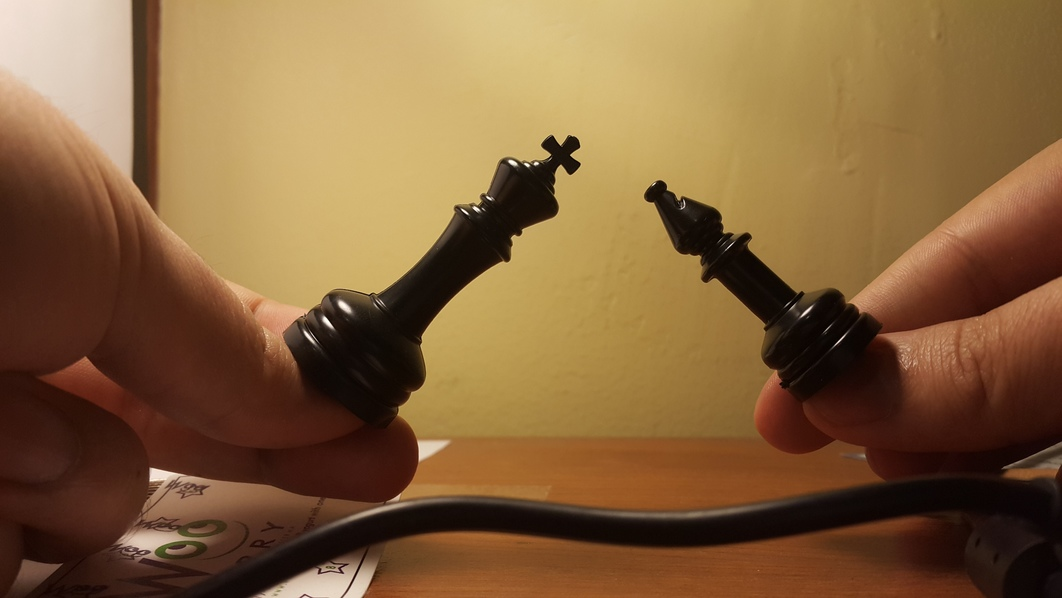
//> input picture scene6.jpg, 1062 x 598 px
$ ./boldlib   (built with g++ and OpenCV 4)
//> lines starting //> are read from the running program, lines starting //| are printed output that depends on the picture
### boldlib.h
#ifndef _BOLD_LIB_H
#define _BOLD_LIB_H

#include <opencv2/core.hpp>
#include <opencv2/line_descriptor.hpp>
#include <opencv2/flann.hpp>
#include <opencv2/calib3d.hpp>
#include <opencv2/video.hpp>
#include <vector>
#include <unordered_set>
#include <iostream>

using namespace cv;
using namespace std;

namespace BoldLib {
	struct Keypoint {
		Point2f midpoint;
		Point2f startPoint;
		Point2f endPoint;
		float orientation;
		int scale;
		float size;
		float score;

		Keypoint() : midpoint(0,0), startPoint(0,0), endPoint(0,0), orientation(0), scale(0),
				size(0), score(0) {}

		bool operator==(const Keypoint &other) const;
		bool operator!=(const Keypoint &other) const;
	};

	struct BOLDDescriptor {
		vector<Keypoint> keypoints;
		vector<Mat> features;
		Mat *pyramid;
		vector<Point2f> *rTable;
		Point2f referencePoint;
		Scalar color;
	};

	struct BOLDTraining {
		vector<flann::Index*> indices;
		vector<BOLDDescriptor*> descriptors;
	};

	class BOLD {
		Ptr<line_descriptor::LSDDetector> lineDetector;
		vector<int> k;
		int scaleSpaceLevels;
		float scaleSpaceFactor;
		int angularBins;
		int houghThr;
		int houghNumBins;

		void computePrimitives(Keypoint kp1, Keypoint kp2, Mat gradientX, Mat gradientY, double &alpha, double &beta);
		int adjustIndex(int index, int limit);

	public:
		BOLD();
		~BOLD();
		int extract(Mat image, Scalar color, BOLDDescriptor &descriptor);
		void match(Mat sceneImg, vector<BOLDDescriptor*> &modelDescriptors);

		void setK(vector<int> k);
		void setScaleSpaceLevels(int levels);
		void setScaleSpaceFactor(float factor);
		void setNumAngularBins(int bins);
		void setHoughThr(int thr);
		void setHoughNumBins(int numBins);
	};
}

#endif

### boldlib.cpp
#include "boldlib.h"

using namespace BoldLib;

/**
 * Constructor. Instantiates the line detector.
 */
BOLD::BOLD() {
	lineDetector = line_descriptor::LSDDetector::createLSDDetector();
}

/**
 * Basically a mod operation, to make sure we don't access a position outside
 * of the array. Using a function here because % behaves in some weird ways
 * with negative numbers.
 */
int BOLD::adjustIndex(int index, int limit) {
	while(index >= limit) {
		index -= limit;
	}

	while(index < 0) {
		index += limit;
	}

	return index;
}

/**
 * Extracts the features from image.
 */
int BOLD::extract(cv::Mat image, Scalar color, BOLDDescriptor &descriptor) {
	//Detect lines on the image:
	vector<line_descriptor::KeyLine> keylines;
	lineDetector->detect(image,keylines, scaleSpaceFactor, scaleSpaceLevels);

	vector<Keypoint> keypoints[scaleSpaceLevels];
	vector<Keypoint> scaledKeypoints[scaleSpaceLevels];
	descriptor.referencePoint = Point2f(0,0);
	int totalKeypoints = 0;

	//Iterate over the lines storing the keypoints. Also average the midpoints of
	//the lines and that will be our reference point for the Generalized Hough Transform:
	for(vector<line_descriptor::KeyLine>::iterator it = keylines.begin(); it != keylines.end(); it++) {
		Keypoint scaledKp, kp;
		line_descriptor::KeyLine line = *it;

		double startX = line.startPointX, startY = line.startPointY, endX = line.endPointX, endY = line.endPointY;

		//if(line.lineLength >= 10) {
			kp.midpoint = Point2f((startX+endX)/2, (startY+endY)/2);
			kp.startPoint = Point2f(startX,startY);
			kp.endPoint = Point2f(endX,endY);
			kp.orientation = line.angle;
			kp.size = line.lineLength;
			kp.scale = line.octave;
			keypoints[kp.scale].push_back(kp);

			for(int i = 0; i < line.octave; i++) {
				startX *= 2;
				startY *= 2;
				endX *= 2;
				endY *= 2;
			}

			scaledKp.midpoint = Point2f((startX+endX)/2, (startY+endY)/2);
			scaledKp.startPoint = Point2f(startX,startY);
			scaledKp.endPoint = Point2f(endX,endY);
			scaledKp.orientation = line.angle;
			scaledKp.size = line.lineLength;
			scaledKp.scale = line.octave;
			scaledKeypoints[scaledKp.scale].push_back(scaledKp);

			descriptor.referencePoint.x += scaledKp.midpoint.x;
			descriptor.referencePoint.y += scaledKp.midpoint.y;
			totalKeypoints++;
		//}
	}

	//Let's put the reference point in the middle of the detected points:
	descriptor.referencePoint.x /= totalKeypoints;
	descriptor.referencePoint.y /= totalKeypoints;

	//Allocate R table for the Generalized Hough Transform:
	descriptor.rTable = new vector<Point2f>[houghNumBins];

	//Compute the image pyramid:
	descriptor.pyramid = new Mat[scaleSpaceLevels];
	descriptor.pyramid[0] = image;

	Mat previous = image;
	for(int i = 1; i < scaleSpaceLevels; i++) {
		Mat scaled;
		pyrDown(previous,scaled);
		descriptor.pyramid[i] = scaled;
		previous = scaled;
	}

	//Compute the gradients for the pyramid:
	vector<Mat> gradientX, gradientY;

	for(int i = 0; i < scaleSpaceLevels; i++) {
		Mat m = descriptor.pyramid[i];
		Mat gx,gy;
		Scharr(m,gx,CV_64F,1,0,1,0,BORDER_DEFAULT);
		Scharr(m,gy,CV_64F,0,1,1,0,BORDER_DEFAULT);
		gradientX.push_back(gx);
		gradientY.push_back(gy);
	}

	//Put all midpoints on a flann index, for fast nearest neighbor search:
	flann::Index *knnIndices[scaleSpaceLevels];
	Mat knnFeatures[scaleSpaceLevels];

	for(int i = 0; i < scaleSpaceLevels; i++) {
		knnFeatures[i].create(keypoints[i].size(),2,CV_32F);
		flann::LinearIndexParams params;

		int pos = 0;
		for(vector<Keypoint>::iterator it = keypoints[i].begin(); it != keypoints[i].end(); it++) {
			Keypoint kp = *it;

			knnFeatures[i].at<float>(pos,0) = kp.midpoint.x;
			knnFeatures[i].at<float>(pos,1) = kp.midpoint.y;
			pos++;
		}

		knnIndices[i] = new flann::Index(knnFeatures[i],params);
	}

	//The algorithm can use multiple K's. Let's find the biggest one, so that we can perform
	//the KNN search only once:
	int maxK = 0;
	for(vector<int>::iterator it = k.begin(); it != k.end(); it++) {
		if(*it > maxK) {
			maxK = *it;
		}
	}

	//The nearest neighbor is always the point itself, so let's find one more:
	maxK++;

	//For each scale size on the pyramid:
	for(int i = 0; i < scaleSpaceLevels; i++) {
		//Find K nearest neighbors of all points:
		Mat nearestNeighbors, distances;
		nearestNeighbors.create(knnFeatures[i].rows,maxK,CV_32SC1);
		distances.create(knnFeatures[i].rows,maxK,CV_32FC1);
		flann::SearchParams params(-1);
		knnIndices[i]->knnSearch(knnFeatures[i],nearestNeighbors,distances,maxK,params);

		//For each point:
		for(int j = 0; j < knnFeatures[i].rows; j++) {
			//Generate a 2D histogram:
			Mat hist = Mat::zeros(angularBins,angularBins,CV_32FC1);
			Keypoint kp1 = keypoints[i][j];
			Keypoint scaledKp1 = scaledKeypoints[i][j];

			//For each value of K:
			for(vector<int>::iterator it = k.begin(); it != k.end(); it++) {
				int kVal = MIN(*it,keypoints[i].size()-1);

				//For each K nearest neighbor:
				for(int k = 1; k <= kVal; k++) { //first nearest neighbor is the point itself
					Keypoint kp2 = keypoints[i][nearestNeighbors.at<int>(j,k)];

					//Compute the BOLD primitives alpha and beta:
					double alpha,beta;
					computePrimitives(kp1,kp2,gradientX[i],gradientY[i],alpha,beta);

					//A bunch of boring math to determine the 4 bins on the histogram that are
					//closest to the point (alpha,beta) and to increment them proportionaly
					//to the distance to the point:
					float scaledAlpha = (alpha/(2*CV_PI))*(angularBins-1);
					float posAlpha1, posAlpha2;

					if(scaledAlpha > floor(scaledAlpha) + 0.5) {
						posAlpha1 = floor(scaledAlpha);
						posAlpha2 = posAlpha1+1;
					} else {
						posAlpha2 = floor(scaledAlpha);
						posAlpha1 = posAlpha2-1;
					}

					float scaledBeta = (beta/(2*CV_PI))*(angularBins-1);
					float posBeta1, posBeta2;

					if(scaledBeta > floor(scaledBeta) + 0.5) {
						posBeta1 = floor(scaledBeta);
						posBeta2 = posBeta1+1;
					} else {
						posBeta2 = floor(scaledBeta);
						posBeta1 = posBeta2-1;
					}

					float dist1 = sqrt((alpha-posAlpha1)*(alpha-posAlpha1)+(beta-posBeta1)*(beta-posBeta1));
					float dist2 = sqrt((alpha-posAlpha1)*(alpha-posAlpha1)+(beta-posBeta2)*(beta-posBeta2));
					float dist3 = sqrt((alpha-posAlpha2)*(alpha-posAlpha2)+(beta-posBeta1)*(beta-posBeta1));
					float dist4 = sqrt((alpha-posAlpha2)*(alpha-posAlpha2)+(beta-posBeta2)*(beta-posBeta2));

					float sum = dist1+dist2+dist3+dist4;
					dist1 /= sum;
					dist2 /= sum;
					dist3 /= sum;
					dist4 /= sum;

					int row1, col1, row2, col2;
					row1 = adjustIndex(posAlpha1,angularBins);
					row2 = adjustIndex(posAlpha2,angularBins);
					col1 = adjustIndex(posBeta1,angularBins);
					col2 = adjustIndex(posBeta2,angularBins);

					hist.at<float>(row1,col1) += 1-dist1;
					hist.at<float>(row1,col2) += 1-dist2;
					hist.at<float>(row2,col1) += 1-dist3;
					hist.at<float>(row2,col2) += 1-dist4;
				}
			}

			//Turn the histogram into a vector, that's our feature vector:
			Mat feature = hist.reshape(0,1);
			Mat normalizedFeature;
			normalize(feature,normalizedFeature,1,0,NORM_L2);
			descriptor.features.push_back(normalizedFeature);
			descriptor.keypoints.push_back(scaledKp1);
		}
	}

	//Free some memory:
	for(int i = 0; i < scaleSpaceLevels; i++) {
		delete knnIndices[i];
	}

	//Fill the R-Table for the Generalized Hough Transform:
	for(vector<Keypoint>::iterator it = descriptor.keypoints.begin(); it != descriptor.keypoints.end(); it++) {
		Keypoint kp = *it;
		double gX = gradientX[0].at<double>(kp.midpoint.y,kp.midpoint.x);
		double gY = gradientY[0].at<double>(kp.midpoint.y,kp.midpoint.x);
		double phi = atan2(gY,gX);
		if(phi < 0) {
			phi += 2*CV_PI;
		}
		Point2f dist = descriptor.referencePoint-kp.midpoint;
		int rPos = floor((phi/(2*CV_PI))*houghNumBins);
		descriptor.rTable[rPos].push_back(dist);
	}

	descriptor.color = color;

	return 0;
}

/**
 * Make sure acos doesn't go crazy if we give it a number slightly greater than 1
 * due to imprecisions.
 */
double safeAcos(double x) {
	if(x < -1.0) x = -1.0;
	else if(x > 1.0) x = 1.0;
	return acos(x);
}

/**
 * Computes the alpha and beta values for a pair of lines.
 * Equations taken from the paper.
 */
void BOLD::computePrimitives(Keypoint kp1, Keypoint kp2, Mat gradientX, Mat gradientY, double &alpha, double &beta) {
	//Midpoints:
	Mat mi = (Mat_<double>(3,1) << kp1.midpoint.x, kp1.midpoint.y, 0);
	Mat mj = (Mat_<double>(3,1) << kp2.midpoint.x, kp2.midpoint.y, 0);

	//Segments connecting the midpoints:
	Mat tij = mj-mi;
	Mat tji = mi-mj;

	//Endpoints:
	Mat ei1 = (Mat_<double>(3,1) << kp1.startPoint.x, kp1.startPoint.y, 0);
	Mat ei2 = (Mat_<double>(3,1) << kp1.endPoint.x, kp1.endPoint.y, 0);
	Mat ej1 = (Mat_<double>(3,1) << kp2.startPoint.x, kp2.startPoint.y, 0);
	Mat ej2 = (Mat_<double>(3,1) << kp2.endPoint.x, kp2.endPoint.y, 0);

	//Gradient:
	int posX = mi.at<double>(0,0), posY = mi.at<double>(1,0);
	Mat gmi = (Mat_<double>(3,1) << gradientX.at<double>(posY,posX), gradientY.at<double>(posY,posX), 0);

	posX = mj.at<double>(0,0), posY = mj.at<double>(1,0);
	Mat gmj = (Mat_<double>(3,1) << gradientX.at<double>(posY,posX), gradientY.at<double>(posY,posX), 0);

	//Normal vector:
	Mat normal = (Mat_<double>(3,1) << 0,0,1);

	//Sign:
	Mat vecSignI = (ei2-ei1).cross(gmi);
	Mat vecSignJ = (ej2-ej1).cross(gmj);
	int signI = vecSignI.at<double>(2,0) > 0 ? 1 : -1;
	int signJ = vecSignJ.at<double>(2,0) > 0 ? 1 : -1;

	//Canonically oriented line segment:
	Mat si = signI*(ei2-ei1);
	Mat sj = signJ*(ej2-ej1);

	double alphaStar = safeAcos(si.dot(tij)/(norm(si)*norm(tij)));
	double betaStar = safeAcos(sj.dot(tji)/(norm(sj)*norm(tji)));

	if((si.cross(tij)/norm(si.cross(tij))).dot(normal) > 0) {
		alpha = alphaStar;
	} else {
		alpha = 2*CV_PI-alphaStar;
	}

	if((sj.cross(tji)/norm(sj.cross(tji))).dot(normal) > 0) {
		beta = betaStar;
	} else {
		beta = 2*CV_PI-betaStar;
	}
}

/**
 * Performs a match between each descriptor in `modelDescriptors` and `sceneImg`.
 */
// [256 lines left out: function match, not called in this run]

void BOLD::setK(vector<int> k) {
	this->k = k;
}

void BOLD::setScaleSpaceLevels(int levels) {
	scaleSpaceLevels = levels;
}

void BOLD::setScaleSpaceFactor(float factor) {
	scaleSpaceFactor = factor;
}

void BOLD::setNumAngularBins(int bins) {
	angularBins = bins;
}

void BOLD::setHoughThr(int thr) {
	houghThr = thr;
}

void BOLD::setHoughNumBins(int numBins) {
	houghNumBins = numBins;
}

// [42 lines left out: functions loadTraining, showKeypoints, not called in this run]

BOLD::~BOLD() {}

int main() {
	Mat s0 = imread("scene6.jpg",0);
//> s0: 598 rows x 1062 cols, CV_8UC1; min 0, max 255, mean 103.8
	Mat scene0;
	GaussianBlur(s0,scene0,Size(3,3),0,0);

	Mat m0 = imread("model0.jpg",0);
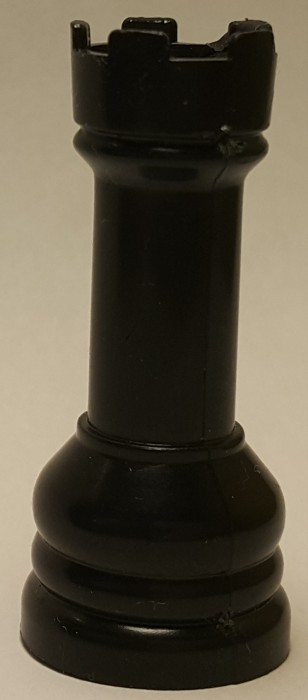
//> input picture model0.jpg, 308 x 700 px
//> m0: 700 rows x 308 cols, CV_8UC1; min 0, max 206, mean 83.5
	Mat model0;
	GaussianBlur(m0,model0,Size(3,3),0,0);

	Mat m1 = imread("model1.jpg",0);
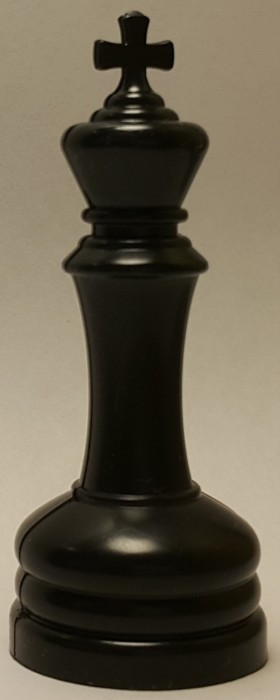
//> input picture model1.jpg, 280 x 700 px
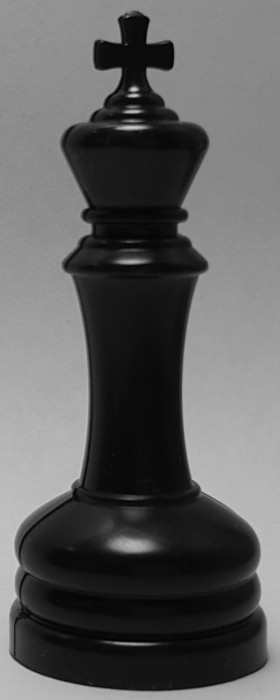
//> m1: 700 rows x 280 cols, CV_8UC1; min 0, max 205, mean 94.3
	Mat model1;
	GaussianBlur(m1,model1,Size(3,3),0,0);

	Mat m2 = imread("model2.jpg",0);
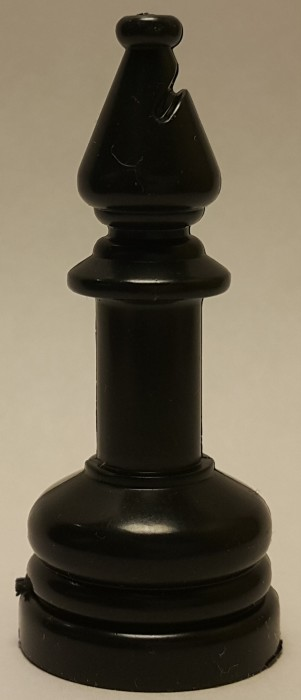
//> input picture model2.jpg, 301 x 700 px
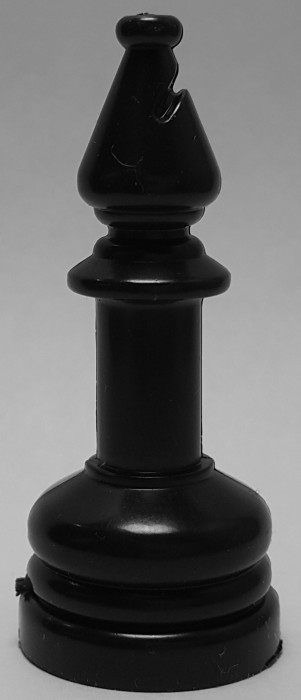
//> m2: 700 rows x 301 cols, CV_8UC1; min 0, max 214, mean 98.1
	Mat model2;
	GaussianBlur(m2,model2,Size(3,3),0,0);

	BOLD bold;
	vector<int> k;
	k.push_back(5);
	k.push_back(10);
	k.push_back(15);
	k.push_back(20);
	k.push_back(25);
	bold.setK(k);
	bold.setScaleSpaceLevels(3);
	bold.setScaleSpaceFactor(2.0f);
	bold.setNumAngularBins(12);
	bold.setHoughNumBins(12);
	BOLDDescriptor descriptor0;
	bold.extract(model0,Scalar(255,0,0),descriptor0);
//> in extract, `lineDetector->detect(image,keylines, scaleSpaceFactor, scaleSpaceLevel..`: keylines = 140 items
//> the loop in extract, `for(vector<line_descriptor::KeyLine>::iterator it = keylines.begin(); ..` made 140 passes
//> (startX, startY, endX, endY, kp.orientation, scaledKp.midpoint, scaledKp.orientation) on passes 1 to 10: (163.2, 691.6, 75.23, 679.8, -3.01, Point(119.2, 685.7), -3.01), (74.79, 678.3, 42.05, 665.2, -2.76, Point(58.42, 671.8), -2.76), (222, 686.9, 164.3, 690.8, 3.07, Point(193.2, 688.9), 3.07), (267.1, 675.2, 221.6, 687.2, 2.88, Point(244.4, 681.2), 2.88), (176.7, 21.86, 176.4, 41.88, 1.58, Point(176.6, 31.87), 1.58), (179.2, 629.9, 118, 625.2, -3.07, Point(148.6, 627.5), -3.07), (42.69, 666, 19.81, 645.1, -2.4, Point(31.25, 655.6), -2.4), (239.4, 420.6, 244.5, 436, 1.25, Point(241.9, 428.3), 1.25), (174.4, 43.13, 203.2, 43.61, 0.0167, Point(188.8, 43.37), 0.0167), (272, 25.73, 275.5, 63.25, 1.48, Point(273.7, 44.49), 1.48)
//> (startX, startY, endX, endY, kp.orientation, scaledKp.midpoint) on pass 39: (140.6, 448.7, 174.4, 450.3, 0.046, Point(157.5, 449.5))
//> the loop in extract, `for(int i = 0; i < scaleSpaceLevels; i++)` made 3 passes
//> pass 1, in extract, `Scharr(m,gy,CV_64F,0,1,1,0,BORDER_DEFAULT);`:
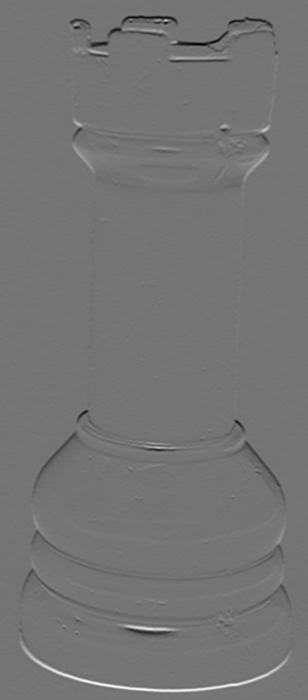
//> gy: 700 rows x 308 cols, CV_64FC1; min -1645, max 1965, mean 1.4; drawn with min black and max white
//> the loop in extract, `for(vector<int>::iterator it = k.begin(); it != k.end(); it++)` made 5 passes
//> (the run ends here: the program stops with an error, at `knnIndices[i]->knnSearch(knnFeatures[i],nearestNeighbors,distances,max..`)
